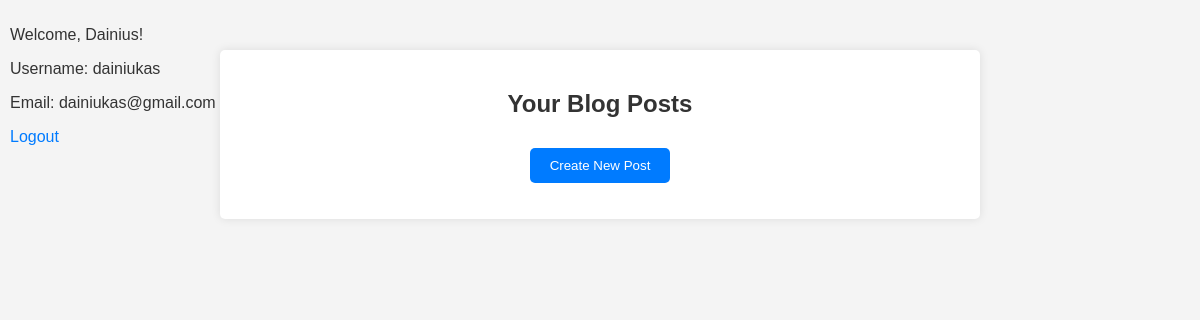
/ (signed in), run on an earlier commit of the app's database.
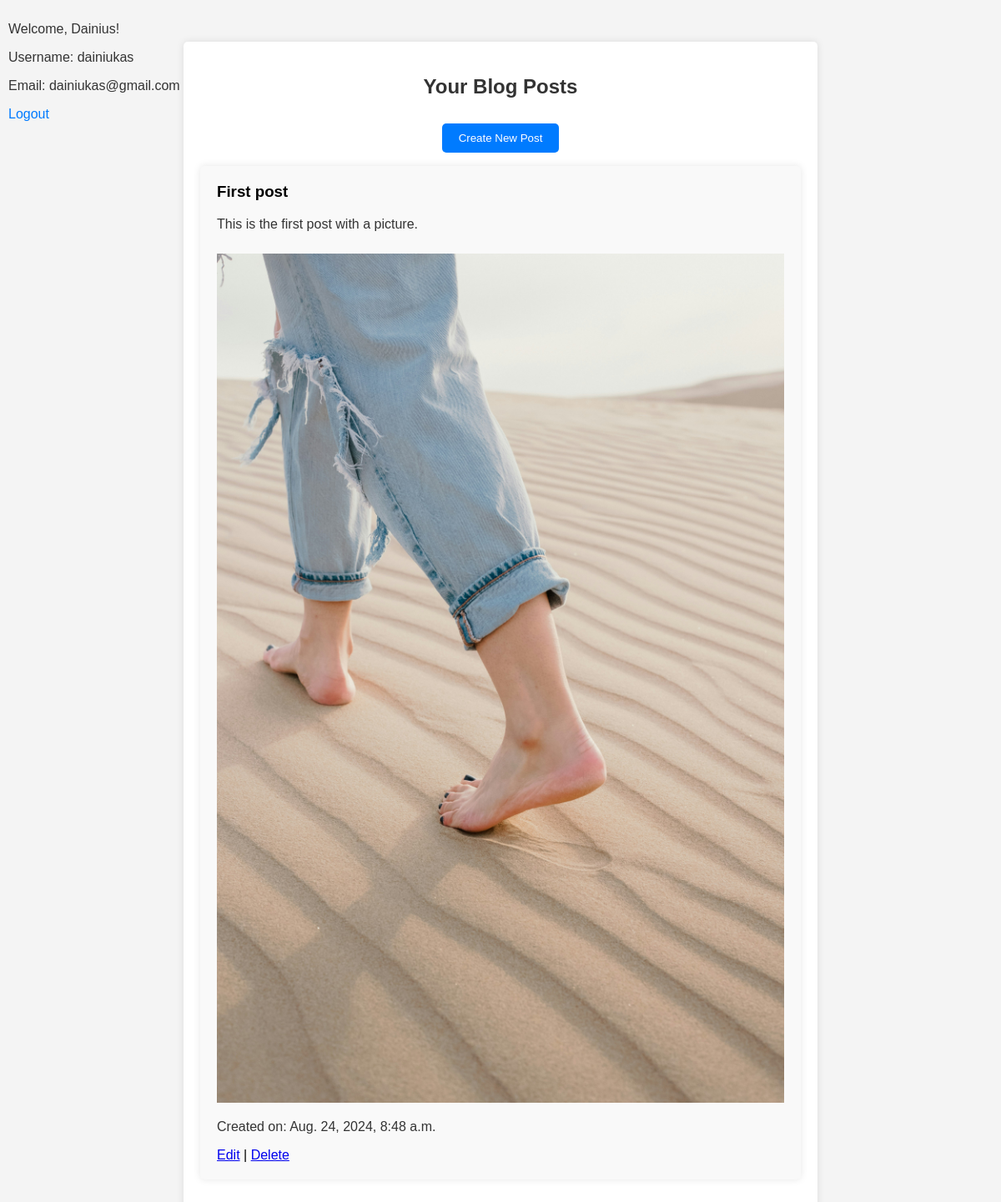
And on a later commit of the database.
### blog/models.py (models this page shows, shortened)
class Profile(models.Model):
    user = models.OneToOneField(User, on_delete=models.CASCADE)
    first_name = models.CharField(max_length=30, blank=True)
    email = models.EmailField(unique=True, blank=True)

class BlogPost(models.Model):
    author = models.ForeignKey(User, on_delete=models.CASCADE)
    title = models.CharField(max_length=100)
    content = models.TextField()
    image = models.ImageField(upload_to='blog_images/', blank=True, null=True)
    created_at = models.DateTimeField(auto_now_add=True)
    updated_at = models.DateTimeField(auto_now=True)

### blog/views.py (the view)
# urls.py: path('', views.index, name='index'),
@login_required
def index(request):
    blog_posts = BlogPost.objects.filter(author=request.user)
    return render(request, 'blog/index.html', {'user': request.user, 'blog_posts': blog_posts})

### blog/templates/blog/index.html (shortened to what this page needs)
{% load static %}
<!DOCTYPE html>
<html lang="en">
<head>
    <link rel="stylesheet" href="{% static 'blog/styles.css' %}">
</head>
<body>
    <nav>
        <p>Welcome, {{ user.profile.first_name }}!</p>
        <p>Username: {{ user.username }}</p>
        <p>Email: {{ user.profile.email }}</p>
        <a href="{% url 'log_out' %}">Logout</a>
    </nav>
    <div class="container">
        <h2>Your Blog Posts</h2>
        <a href="{% url 'create_blog_post' %}">
            <button>Create New Post</button>
        </a>
        <ul>
            {% for post in blog_posts %}
                <li>
                    <h3>{{ post.title }}</h3>
                    <p>{{ post.content }}</p>
                    {% if post.image %}
                        <img src="{{ post.image.url }}" alt="Image for {{ post.title }}">
                    {% endif %}
                    <p>Created on: {{ post.created_at }}</p>
                    <a href="{% url 'edit_blog_post' post.pk %}">Edit</a> |
                    <a href="{% url 'delete_blog_post' post.pk %}">Delete</a>
                </li>
            {% endfor %}
        </ul>
    </div>
</body>
</html>

### blog/static/blog/styles.css (style rules this page uses)
body { font-family: Arial, sans-serif; background-color: #f4f4f4; margin: 0; padding: 0; }
.container { width: 60%; margin: 50px auto; padding: 20px; background-color: #fff; border-radius: 5px; box-shadow: 0 0 10px rgba(0, 0, 0, 0.1); text-align: center; }
nav { position: fixed; top: 10px; left: 10px; text-align: left; }
nav a { display: block; margin-bottom: 10px; color: #007BFF; text-decoration: none; }
h1, h2, p { color: #333; }
ul { list-style-type: none; padding: 0; }
ul li { background-color: #f9f9f9; padding: 20px; margin-bottom: 20px; border-radius: 5px; box-shadow: 0 0 10px rgba(0, 0, 0, 0.1); text-align: left; }
ul li h3 { margin-top: 0; }
ul li img { width: 100%; height: auto; margin-top: 10px; }
button { background-color: #007BFF; color: white; border: none; padding: 10px 20px; border-radius: 5px; cursor: pointer; margin-top: 10px; }

What changed in the data, as far as the page shows it:
added BlogPost: title "First post", content "This is the first post with a picture.", image (picture), created_at "Aug. 24, 2024, 8:48 a.m."
